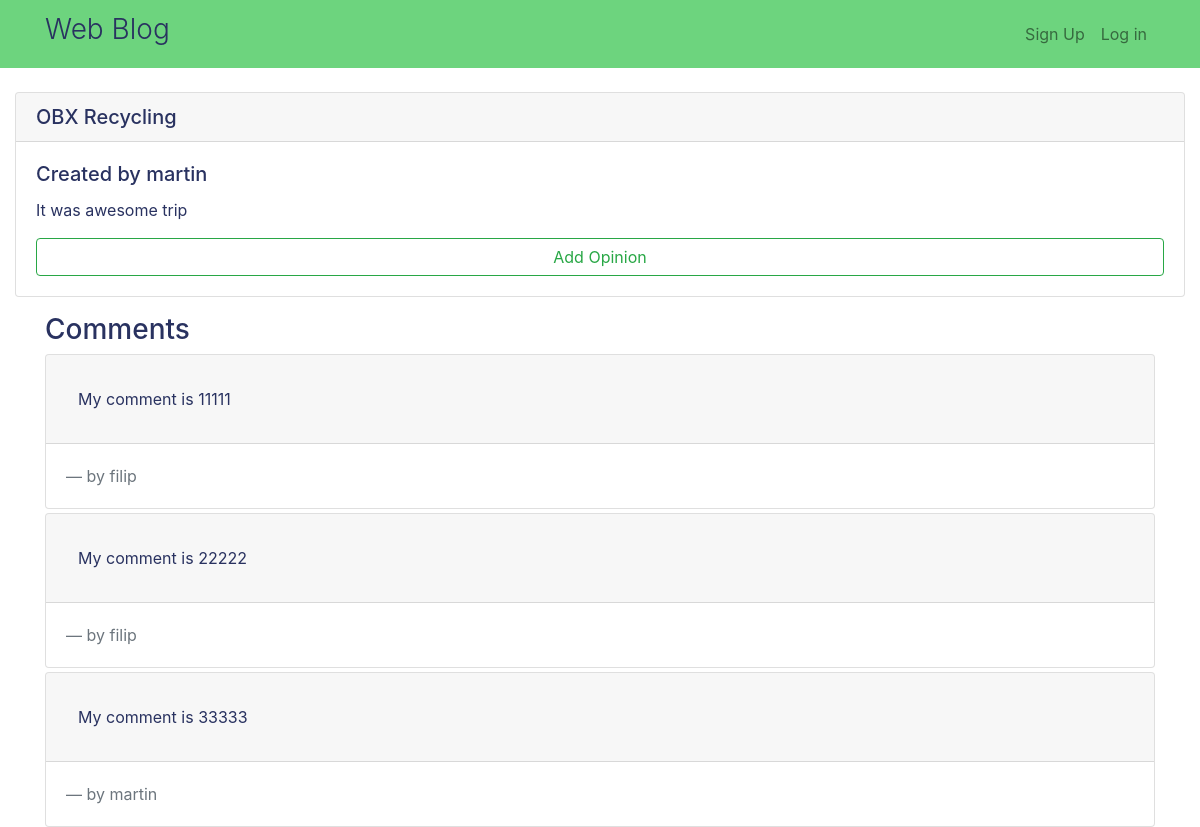
/post/1, run on the app's committed database.
### blog/models.py (models this page shows)
class Post(models.Model):
    title = models.CharField(max_length=100)
    body = models.TextField()
    time = models.DateTimeField()
    user = models.ForeignKey(User, on_delete=models.CASCADE)

class Comment(models.Model):
    body = models.TextField()
    user = models.ForeignKey(User, on_delete=models.CASCADE)
    post = models.ForeignKey(Post, on_delete=models.CASCADE)

### blog/views.py (the view)
# urls.py: path('post/<int:pk>', views.detail_post, name='detail_post'),
def detail_post(request, pk):
    post = Post.objects.get(pk=pk)
    comments = Comment.objects.filter(post=post)
    print("POST")
    print(pk)
    print(post)
    print()
    print("COMMENT")
    print(comments)
    passing_dict = {
        'post': post,
        'comments': comments
    }
    return render(request, 'blog/detail_post.html', passing_dict)

### blog/templates/blog/detail_post.html
{% extends 'blog/base.html' %}
{% block content %}
<div class="container-fluid">
    <div class="card mt-4">
        <h5 class="card-header">{{ post.title }}</h5>
        <div class="card-body">
            <h5 class="card-title">Created by {{ post.user }}</h5>
            <p class="card-text">{{ post.body }}</p>
            <a href="#" class="btn btn-outline-success btn-block">Add Opinion</a>
        </div>
    </div>
</div>
<div class="container">
    <h3 class="mt-3" style="color: #293260;">Comments</h3>
    {% for comment in comments %}
    <div class="card mt-1">
        <div class="card-header" style="padding: 2rem;">
            {{ comment.body }}
        </div>
        <div class="card-body">
            <blockquote class="blockquote mb-0 ">
                <footer class="blockquote-footer">by {{ comment.user }}</footer>
            </blockquote>
        </div>
    </div>
    {% endfor %}
</div>
{% endblock %}

### blog/templates/blog/base.html (style rules this page uses)
* { color: #293260; }

### data on the page
Post: title "OBX Recycling", user "martin", body "It was awesome trip"
Comment: body "My comment is 11111", user "filip"
Comment: body "My comment is 22222", user "filip"
Comment: body "My comment is 33333", user "martin"
